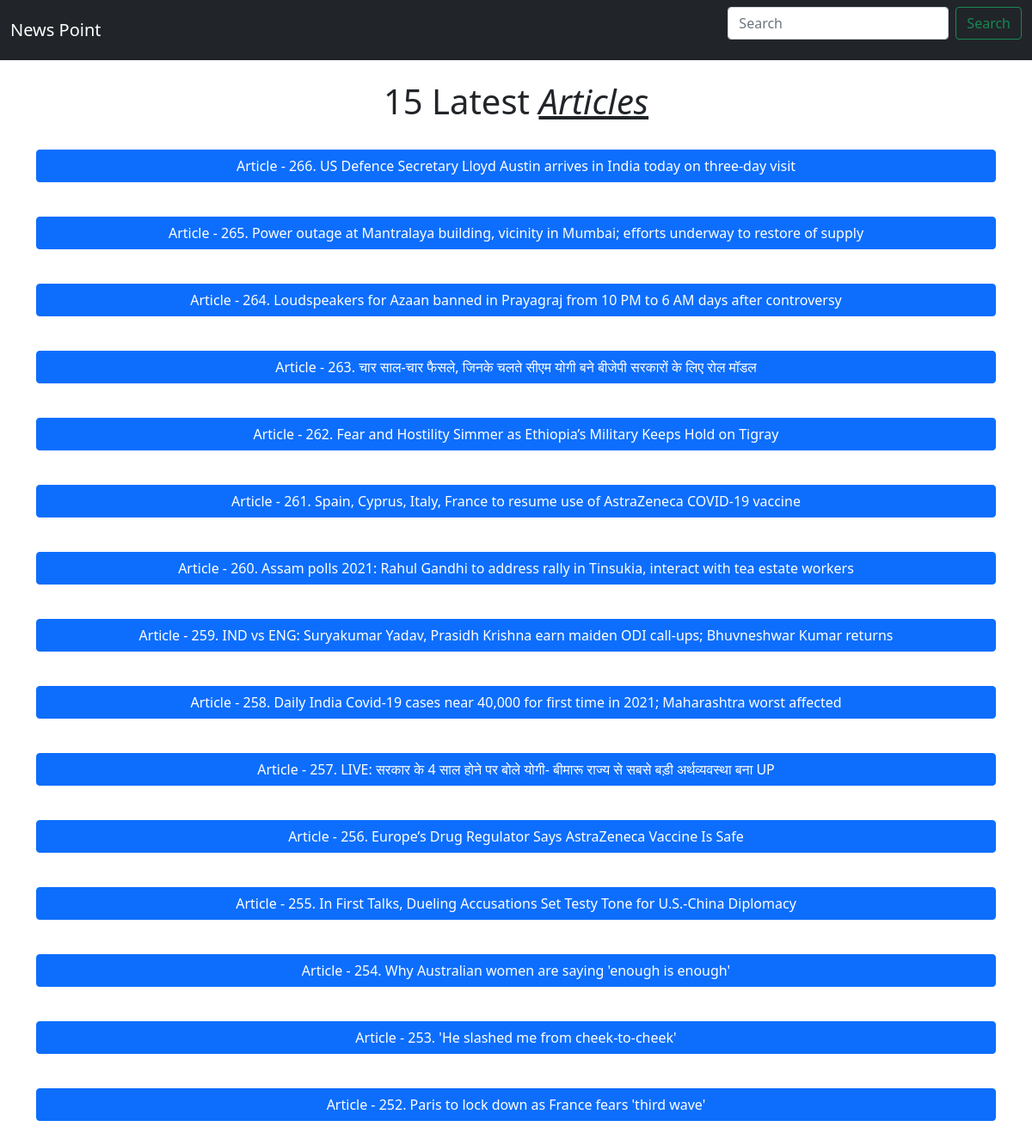
The page / on the database its author committed.
### main.py (models this page shows, shortened)
class Article(db.Model):
    id = db.Column(db.Integer, primary_key=True)
    headline = db.Column(db.String(200), nullable=False)
    image_url = db.Column(db.String(1000), nullable=False)
    content = db.Column(db.String(400), nullable=False)
    redirect_url = db.Column(db.String(400), nullable=False)
    data_from = db.Column(db.String(200), nullable=False)

### main.py (the view)
@app.route('/')
def index():
    content = Article.query.order_by(Article.id.desc()).limit(15).all()
    return render_template('index.html', content=content)

### templates/Index.html (shortened to what this page needs)
<html>
    <head>
        <link href="https://cdn.jsdelivr.net/npm/bootstrap@5.0.0-beta2/dist/css/bootstrap.min.css" rel="stylesheet">
    </head>
    <body>
        <nav class="navbar navbar-expand-lg navbar-dark bg-dark">
            <div class="container-fluid">
              <a class="navbar-brand" href="/">News Point</a>
              <form class="d-flex" method="get" action="/search">
                <input class="form-control me-2" type="search" placeholder="Search" aria-label="Search" name="search" id="search">
                <button class="btn btn-outline-success" type="submit">Search</button>
              </form>
              </div>
          </nav>
          <br/>
          <div class="container">
              <div class="row">
			<div class="col-md-12">
			<h1 style="text-align:center;">15 Latest <u><i>Articles</i></u></h1>
			<br/>
            </div>
            {% if content is not none %}
            {% for i in content %}
            <div class="col-md-12">
                <p>
                    <button class="btn btn-primary" type="button" data-bs-toggle="collapse" data-bs-target="#collapseExample{{i.id}}" aria-expanded="false" aria-controls="collapseExample{{i.id}}" style="width:100%;">
                      Article - {{i.id}}. {{i.headline}}
                    </button>
                  </p>
                  <br/>
              </div>
            {% endfor %}
            {% else %}
            <div class="col" style="text-align: center;"><h1>No Articles Found</h1><a href="/" class="btn btn-link">Go to home</a></div>
            {% endif %}
        </div>
    </div>
    </body>
</html>

### rows shown on the page
Article: id "266", headline "US Defence Secretary Lloyd Austin arrives in India today on three-day visit"
Article: id "265", headline "Power outage at Mantralaya building, vicinity in Mumbai; efforts underway to restore of supply"
Article: id "264", headline "Loudspeakers for Azaan banned in Prayagraj from 10 PM to 6 AM days after controversy"
Article: id "263", headline "चार साल-चार फैसले, जिनके चलते सीएम योगी बने बीजेपी सरकारों के लिए रोल मॉडल"
Article: id "262", headline "Fear and Hostility Simmer as Ethiopia’s Military Keeps Hold on Tigray"
Article: id "261", headline "Spain, Cyprus, Italy, France to resume use of AstraZeneca COVID-19 vaccine"
Article: id "260", headline "Assam polls 2021: Rahul Gandhi to address rally in Tinsukia, interact with tea estate workers"
Article: id "259", headline "IND vs ENG: Suryakumar Yadav, Prasidh Krishna earn maiden ODI call-ups; Bhuvneshwar Kumar returns"
Article: id "258", headline "Daily India Covid-19 cases near 40,000 for first time in 2021; Maharashtra worst affected"
Article: id "257", headline "LIVE: सरकार के 4 साल होने पर बोले योगी- बीमारू राज्य से सबसे बड़ी अर्थव्यवस्था बना UP"
Article: id "256", headline "Europe’s Drug Regulator Says AstraZeneca Vaccine Is Safe"
Article: id "255", headline "In First Talks, Dueling Accusations Set Testy Tone for U.S.-China Diplomacy"
Article: id "254", headline "Why Australian women are saying 'enough is enough'"
Article: id "253", headline "'He slashed me from cheek-to-cheek'"
Article: id "252", headline "Paris to lock down as France fears 'third wave'"
